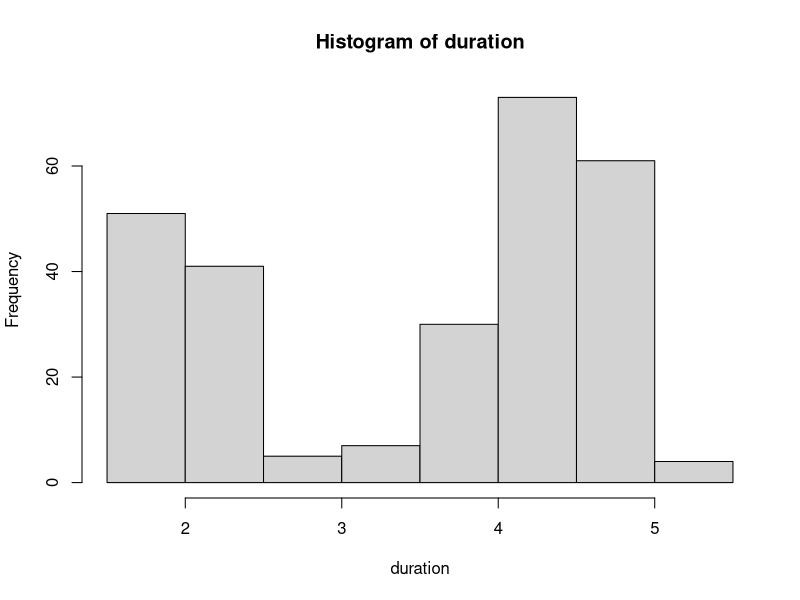
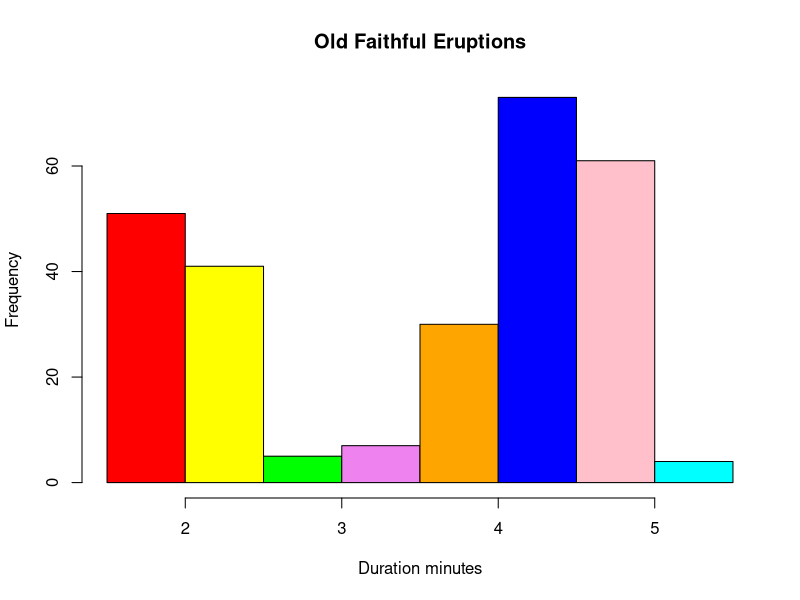
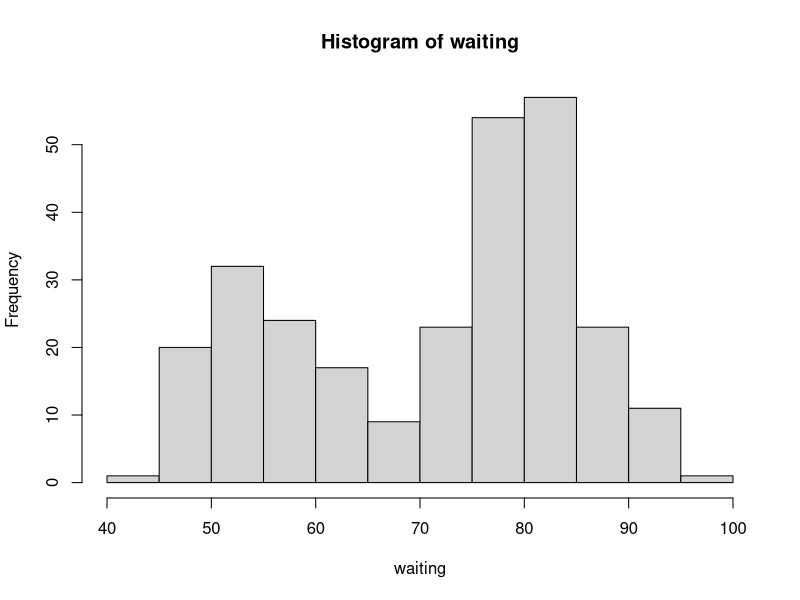
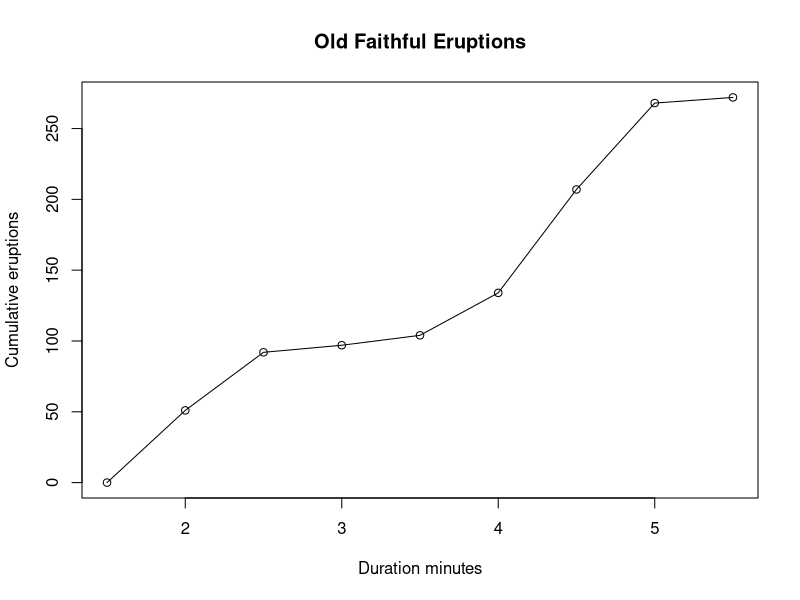
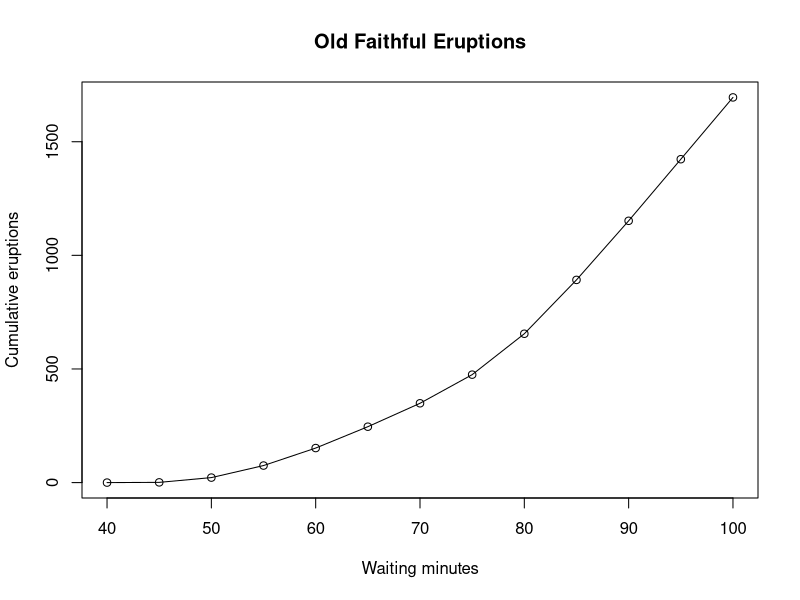
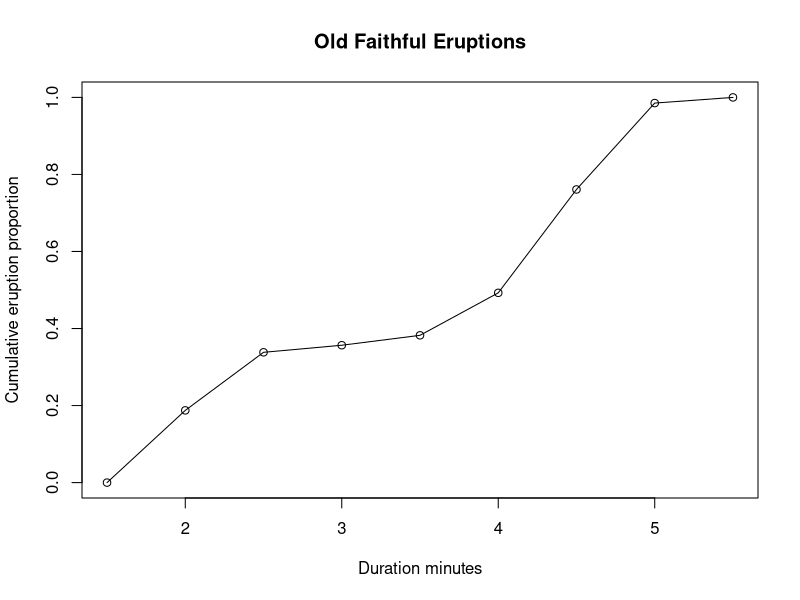
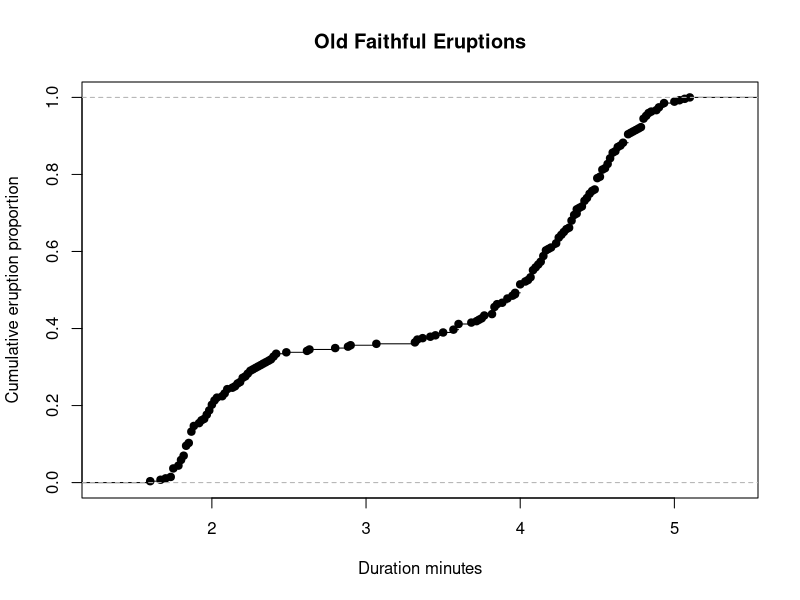
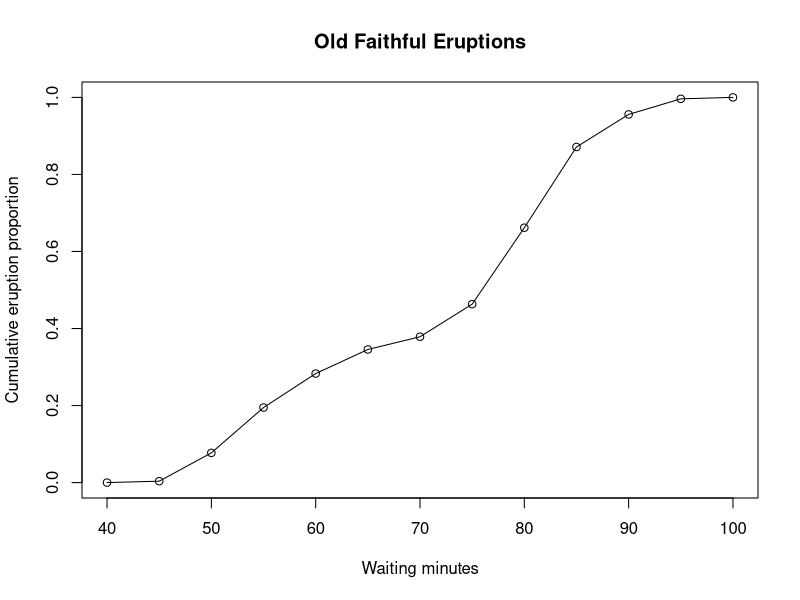

These charts were generated, in order, by the following R code:
###########################################################
#
# Copyright (C) 2012-2020 by Chi Yau
# All rights reserved
#
# http://www.r-tutor.com
#


################################
# c07-s01
head(faithful)

duration = faithful$eruptions
range(duration)

breaks = seq(1.5, 5.5, by=0.5) 
breaks

duration.cut = cut(duration, breaks, right=FALSE)
duration.freq = table(duration.cut)
cbind(duration.freq)


# Ex 1
waiting = faithful$waiting
range(waiting)

breaks = seq(40, 100, by=5)
breaks

waiting.cut = cut(waiting, breaks, right=FALSE)
waiting.freq = table(waiting.cut)
cbind(waiting.freq)


# Ex 2
duration.freq.max = max(duration.freq)
duration.freq.max

x = which(duration.freq == duration.freq.max)
names(x)


# Ex 3
duration = faithful$eruptions

breaks = seq(1.5, 5.5, by=0.5) 
h = hist(duration, breaks=breaks, 
          right=FALSE, plot=FALSE)
duration.freq = h$counts

h = hist(duration, right=FALSE, plot=FALSE)
duration.freq = h$counts
duration.freq

len = length(h$breaks)
a = h$breaks[1:len-1]     # left endpoints
b = h$breaks[2:len]       # right endpoints
labels = paste("[", a, ", ", b, ")", sep="")

names(duration.freq) = labels
cbind(duration.freq)



################################
# c07-s02
duration = faithful$eruptions
hist(duration, right=FALSE)

colors = c("red", "yellow", "green", "violet", "orange", "blue", "pink", "cyan") 
hist(duration, right=FALSE, 
          col=colors, 
          main="Old Faithful Eruptions",
          xlab="Duration minutes")

# Ex
waiting = faithful$waiting
hist(waiting, right=FALSE)


################################
# c07-s03
duration = faithful$eruptions
breaks = seq(1.5, 5.5, by=0.5) 
duration.cut = cut(duration, breaks, right=FALSE)
duration.freq = table(duration.cut)

duration.relfreq = duration.freq / nrow(faithful)
old = options(digits=1)
duration.relfreq
options(old)

duration.percentage = duration.relfreq * 100
old = options(digits=3)
cbind(duration.freq, duration.percentage)
options(old)

# Ex
waiting = faithful$waiting
breaks = seq(40, 100, by=5) 
waiting.cut = cut(waiting, breaks, right=FALSE)
waiting.freq = table(waiting.cut)

waiting.relfreq = waiting.freq / nrow(faithful)
waiting.percentage = 100 * waiting.relfreq

old = options(digits=1)
cbind(waiting.freq, waiting.percentage)
options(old)


################################
# c07-s04
duration = faithful$eruptions
breaks = seq(1.5, 5.5, by=0.5) 
duration.cut = cut(duration, breaks, right=FALSE)
duration.freq = table(duration.cut)
duration.cumfreq = cumsum(duration.freq)
cbind(duration.cumfreq)

# Ex
waiting = faithful$waiting
breaks = seq(40, 100, by=5) 
waiting.cut = cut(waiting, breaks, right=FALSE)
waiting.freq = table(waiting.cut)
waiting.cumfreq = cumsum(waiting.freq)
cbind(waiting.cumfreq)


################################
# c07-s05
duration = faithful$eruptions
breaks = seq(1.5, 5.5, by=0.5) 
duration.cut = cut(duration, breaks, right=FALSE)
duration.freq = table(duration.cut)
cumfreq0 = c(0, cumsum(duration.freq))
plot(breaks, cumfreq0,
          main="Old Faithful Eruptions",
          xlab="Duration minutes",
          ylab="Cumulative eruptions")
lines(breaks, cumfreq0)

# Ex
waiting = faithful$waiting
breaks = seq(40, 100, by=5) 
waiting.cut = cut(waiting, breaks, right=FALSE)
waiting.freq = table(waiting.cut)
waiting.cumfreq0 = c(0, cumsum(waiting.cumfreq))
plot(breaks, waiting.cumfreq0,
          main="Old Faithful Eruptions",
          xlab="Waiting minutes",
          ylab="Cumulative eruptions")
lines(breaks, waiting.cumfreq0)


################################
# c07-s06
duration = faithful$eruptions
breaks = seq(1.5, 5.5, by=0.5) 
duration.cut = cut(duration, breaks, right=FALSE)
duration.freq = table(duration.cut)
duration.cumfreq = cumsum(duration.freq)

duration.cumrelfreq = duration.cumfreq / nrow(faithful)
duration.cumpercent = 100 * duration.cumrelfreq

old = options(digits=3)
cbind(duration.cumfreq, duration.cumpercent)
options(old)

# Ex
waiting = faithful$waiting
breaks = seq(40, 100, by=5) 
waiting.cut = cut(waiting, breaks, right=FALSE)
waiting.freq = table(waiting.cut)
waiting.cumfreq = cumsum(waiting.freq)

waiting.cumrelfreq = waiting.cumfreq / nrow(faithful)
waiting.cumpercent = 100 * waiting.cumrelfreq

old = options(digits=3)
cbind(waiting.cumfreq, waiting.cumpercent)
options(old)



################################
# c07-s07
duration = faithful$eruptions
breaks = seq(1.5, 5.5, by=0.5) 
duration.cut = cut(duration, breaks, right=FALSE)
duration.freq = table(duration.cut)
duration.cumfreq = cumsum(duration.freq)
duration.cumrelfreq = duration.cumfreq / nrow(faithful)

cumrelfreq0 = c(0, duration.cumrelfreq)
plot(breaks, cumrelfreq0,
  main="Old Faithful Eruptions",  # main title
  xlab="Duration minutes", 
  ylab="Cumulative eruption proportion")
lines(breaks, cumrelfreq0)        # join the points

Fn = ecdf(duration)              
plot(Fn, main="Old Faithful Eruptions",   
          xlab="Duration minutes",         
          ylab="Cumulative eruption proportion") 

# Ex
waiting = faithful$waiting
breaks = seq(40, 100, by=5) 
waiting.cut = cut(waiting, breaks, right=FALSE)
waiting.freq = table(waiting.cut)
waiting.cumfreq = cumsum(waiting.freq)
waiting.cumrelfreq = waiting.cumfreq / nrow(faithful)

cumrelfreq0 = c(0, waiting.cumrelfreq)
plot(breaks, cumrelfreq0,
          main="Old Faithful Eruptions",  # main title
          xlab="Waiting minutes", 
          ylab="Cumulative eruption proportion")
lines(breaks, cumrelfreq0)        # join the points


################################
# c07-s08
duration = faithful$eruptions    # eruption durations
waiting = faithful$waiting       # waiting interval
plot(duration, waiting,          # plot the variables
          xlab="Eruption duration",      # x-axis label
          ylab="Time waited")    
abline(lm(waiting ~ duration))


################################
# c07-s09
stem(faithful$eruptions)

#Ex
stem(faithful$waiting)


################################
# figures

# numerical-data0x
png(file="numerical-data0x.png", width=450, height=450)
duration = faithful$eruptions
hist(duration, right=FALSE)
dev.off()

# numerical-data0xz
png(file="numerical-data0xz.png", width=450, height=450)
waiting = faithful$waiting
hist(waiting, right=FALSE)
dev.off()

# numerical-data1x
png(file="numerical-data1x.png", width=450, height=450)
duration = faithful$eruptions
colors = c("red", "yellow", "green", "violet", "orange", "blue", "pink", "cyan") 
hist(duration, right=FALSE, 
          col=colors, 
          main="Old Faithful Eruptions",
          xlab="Duration minutes")
dev.off()

# numerical-data3x
png(file="numerical-data3x.png", width=450, height=450)
duration = faithful$eruptions
breaks = seq(1.5, 5.5, by=0.5) 
duration.cut = cut(duration, breaks, right=FALSE)
duration.freq = table(duration.cut)
duration.cumfreq = cumsum(duration.freq)
cumfreq0 = c(0, duration.cumfreq)
plot(breaks, cumfreq0,
          main="Old Faithful Eruptions",
          xlab="Duration minutes",
          ylab="Cumulative eruptions")
lines(breaks, cumfreq0)
dev.off()

# numerical-data3xz
png(file="numerical-data3xz.png", width=450, height=450)
waiting = faithful$waiting
breaks = seq(40, 100, by=5) 
waiting.cut = cut(waiting, breaks, right=FALSE)
waiting.freq = table(waiting.cut)
waiting.cumfreq = cumsum(waiting.freq)
cumfreq0 = c(0, waiting.cumfreq)
plot(breaks, cumfreq0,
          main="Old Faithful Eruptions",
          xlab="Waiting minutes",
          ylab="Cumulative eruptions")
lines(breaks, cumfreq0)
dev.off()

# numerical-data5x
png(file="numerical-data5x.png", width=450, height=450)
duration = faithful$eruptions
breaks = seq(1.5, 5.5, by=0.5) 
duration.cut = cut(duration, breaks, right=FALSE)
duration.freq = table(duration.cut)
duration.cumfreq = cumsum(duration.freq)
duration.cumrelfreq = duration.cumfreq / nrow(faithful)
cumrelfreq0 = c(0, duration.cumrelfreq)
plot(breaks, cumrelfreq0,
          main="Old Faithful Eruptions",  # main title
          xlab="Duration minutes", 
          ylab="Cumulative eruption proportion")
lines(breaks, cumrelfreq0)        # join the points
dev.off()

# numerical-data5xz
png(file="numerical-data5xz.png", width=450, height=450)
waiting = faithful$waiting
breaks = seq(40, 100, by=5) 
waiting.cut = cut(waiting, breaks, right=FALSE)
waiting.freq = table(waiting.cut)
waiting.cumfreq = cumsum(waiting.freq)
waiting.cumrelfreq = waiting.cumfreq / nrow(faithful)
cumrelfreq0 = c(0, waiting.cumrelfreq)
plot(breaks, cumrelfreq0,
          main="Old Faithful Eruptions",  # main title
          xlab="Waiting minutes", 
          ylab="Cumulative eruption proportion")
lines(breaks, cumrelfreq0)        # join the points
dev.off()

# numerical-data6x
png(file="numerical-data6x.png", width=450, height=450)
duration = faithful$eruptions
Fn = ecdf(duration)              
plot(Fn, main="Old Faithful Eruptions",   
          xlab="Duration minutes",         
          ylab="Cumulative eruption proportion") 
dev.off()

# numerical-data7x
png(file="numerical-data7x.png", width=450, height=450)
duration = faithful$eruptions    # eruption durations
waiting = faithful$waiting       # waiting interval
plot(duration, waiting,          # plot the variables
          xlab="Eruption duration",      # x-axis label
          ylab="Time waited")    
dev.off()

# numerical-data8x
png(file="numerical-data8x.png", width=450, height=450)
duration = faithful$eruptions    # eruption durations
waiting = faithful$waiting       # waiting interval
plot(duration, waiting,          # plot the variables
          xlab="Eruption duration",      # x-axis label
          ylab="Time waited")    
abline(lm(waiting ~ duration))
dev.off()


